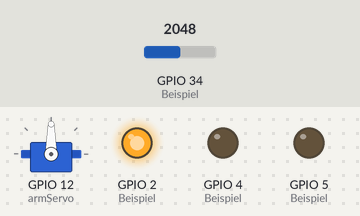
Bench run of a sketch on a simulated ESP32. Shown: servo, output pins drawn as LEDs (lit = HIGH). The inputs (shaded band) are chosen by the test bench; at power-on: GPIO 34 (Beispiel) = 2048.

Above: at 0.1 s.
At 1.4 s:
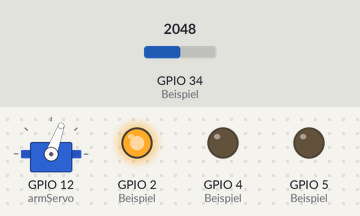
At 2.0 s:
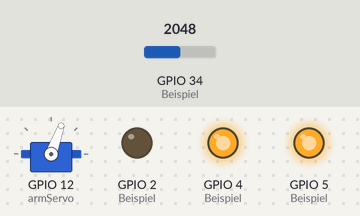
Timing chart, 0 to 3.5 s (numbered marks = the images above):
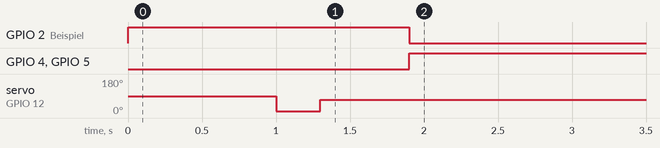

Measured:
- by itself, GPIO 2 (Beispiel): LOW → HIGH at 0.00 s, → LOW 1.9 s later
- by itself, GPIO 4 (Beispiel), GPIO 5 (Beispiel): LOW → HIGH at 1.9 s
- by itself, servo on GPIO 12 (armServo): 90° → 10° at 1.0 s, → 70° 0.30 s later

The sketch:

hungry_robot.ino
```cpp
#include <Servo.h>

Servo armServo;

void setup() {
  // Wählen Sie einen geeigneten Pin für den ESP32
  armServo.attach(12); // Beispiel: Pin 12
  armServo.write(90);

  // Wählen Sie einen analogen Eingangspin für den ESP32
  pinMode(34, INPUT); // Beispiel: Pin 34 für den Abstandssensor

  // Wählen Sie geeignete Pins für LEDs
  pinMode(2, OUTPUT); // Beispiel: Pin 2 für eine eingebaute LED
  pinMode(4, OUTPUT); // Beispiel: Pin 4 für zusätzliche LED
  pinMode(5, OUTPUT); // Beispiel: Pin 5 für zusätzliche LED
}

int sensorValue = 0;
int prevSensorValue = 0;
const int THRESHOLD = 360;

void loop() {
  sensorValue = analogRead(34); // Lesen des Abstandssensors

  if (prevSensorValue <= THRESHOLD) {
    if (sensorValue > THRESHOLD) {
      action();
    }
  }

  prevSensorValue = sensorValue;
  delay(10);
}

void action() {
  led(true);
  delay(1000);

  armServo.attach(12);
  armServo.write(10);
  delay(300);
  armServo.write(70);
  delay(500);

  delay(100);
  // Fügen Sie hier Ihre "Nach dem Essen"-Sequenz ein

  armServo.detach();
  led(false);
}

void led(bool onOff) {
  if (onOff) {
    digitalWrite(2, HIGH); // Eingebaute LED auf dem ESP32
    digitalWrite(4, LOW);  // Zusätzliche LEDs
    digitalWrite(5, LOW);
  } else {
    digitalWrite(2, LOW);
    digitalWrite(4, HIGH);
    digitalWrite(5, HIGH);
  }
}
```
